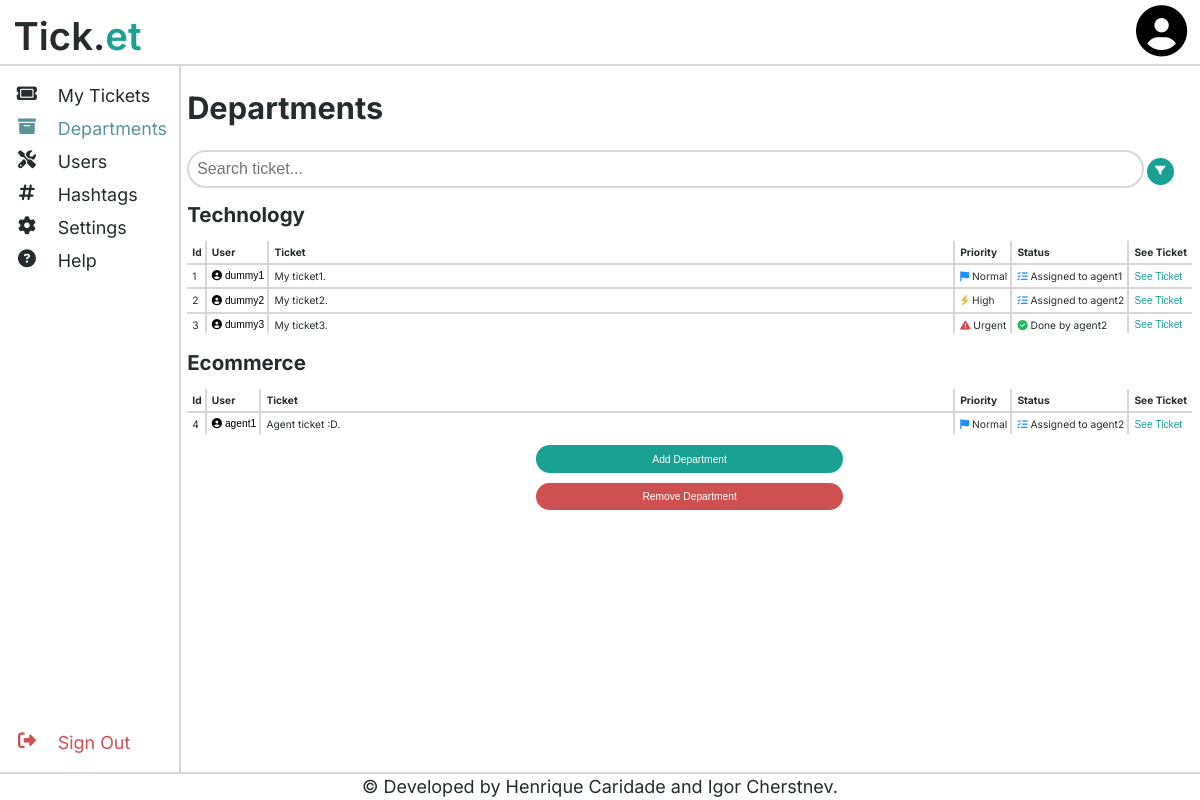
The page /index.php?page=departments (signed in) on the database its author committed.
### tables this page shows
CREATE TABLE Department (
    name STRING PRIMARY KEY NOT NULL,
    abbrev STRING UNIQUE NOT NULL
);

CREATE TABLE TicketModel (
    id INTEGER PRIMARY KEY NOT NULL,
    publisher STRING NOT NULL REFERENCES User(username),
    date DATETIME NOT NULL,
    subject STRING NOT NULL,
    text STRING NOT NULL,
    department STRING NOT NULL REFERENCES Department(username),
    priority STRING NOT NULL CHECK (priority IN ('Normal', 'High', 'Urgent')) DEFAULT 'Normal',
    status STRING NOT NULL CHECK (status IN ('Not Done', 'Done')) DEFAULT 'Not Done',
    agentUsername STRING REFERENCES User(username) DEFAULT NULL
);

### index.php (called while the page is built, shortened)
<?php
    include_once('./classes/session.php');
    $session = Session::getSession();
    if (isset($_GET['page'])) {
        switch ($_GET['page']) {
            case 'departments': include_once("./pages/department_page.php"); break;
        }
    } else {
        if ($session->isLoggedIn()) die(header('Location: ./index.php?page=dashboard'));
        else die(header('Location: ./index.php?page=login'));
    }
    drawPage($_GET);
?>

### classes/session.php (called while the page is built, shortened)
<?php
    class Session {
        static ?Session $instance = null;
        static function getSession() : Session {
            if (static::$instance === null)
                static::$instance = new Session();
            return static::$instance;
        }
        public function getSavedInput(string $attrib) : ?string {
            return $_SESSION[Session::INPUT][$attrib];
        }
        public function getMyRights(string $rights){
            return Session::getRights($_SESSION[Session::USERTYPE], $rights);
        }
        public static function getRights(string $userType, string $rights) {
            if($rights === User::USERTYPE_AGENT){
                return $userType === User::USERTYPE_AGENT or $userType === User::USERTYPE_ADMIN;
            }
            if($rights === User::USERTYPE_ADMIN){
                return $userType === User::USERTYPE_ADMIN;
            }
        }
    }
?>

### classes/department.php (called while the page is built, shortened)
<?php
    class Department{
        private function __construct(string $name, string $abbrev) {
            $this->name = $name;
        }
        private static function fromArray(array $department) : Department {
            return new Department($department["name"], $department["abbrev"]);
        }
        public static function getAllDepartments(PDO $db) : array {
            $stmt = $db->prepare('SELECT * FROM Department');
            $stmt->execute();
            $departmentArray = array();
            foreach($stmt->fetchAll() as $department){
                $departmentArray[] = Department::fromArray($department);
            }
            return $departmentArray;
        }
    }
?>

### classes/ticket.php (called while the page is built, shortened)
<?php
    require_once(dirname(__DIR__) . "/classes/filters.php");
    class Ticket {
        private function __construct(PDO $db, int $id, string $publisher, DateTime $date, string $subject, string $text, string $department, string $priority, string $status, ?string $agentUsername) {
            $this->id = $id;
            $this->subject = $subject;
        }
        private static function fromArray(PDO $db, array $ticket) : Ticket {
            return new Ticket($db, (int) $ticket['id'], $ticket['publisher'], new DateTime($ticket['date']), $ticket['subject'], $ticket['text'], $ticket['department'], $ticket['priority'], $ticket['status'], $ticket['agentUsername']);
        }
        public static function getFilteredTickets(PDO $db, string $department, Filters $filters, string $query = '') : array {
            $priorityArray = array_filter(array($filters->normal ? 'Normal' : null , $filters->high ? 'High' : null, $filters->urgent ? 'Urgent' : null), fn($val) => $val !== null);
            $cond = Filters::getFiltersCondition($filters);
            $stmt = $db->prepare('SELECT * FROM Ticket WHERE department = ? AND (date BETWEEN ? AND ?) AND ' . $cond . ' AND (subject LIKE ? OR text LIKE ?) AND priority IN (' . join(',', array_fill(0, sizeof($priorityArray), '?')) . ')');
            $query = '%' . str_replace(array('\\', '_', '%'), array('\\\\', '\\_', '\\%'), $query) . '%';
            $stmt->execute(array($department, $filters->from, $filters->to, $query, $query, ...$priorityArray));
            $tickets = $stmt->fetchAll();
            $ticketArray = array();
            foreach ($tickets as $ticket) {
                $ticketArray[] = Ticket::fromArray($db, $ticket);
            }
            return $ticketArray;
        }
    }
?>

### classes/filters.php (called while the page is built, shortened)
<?php
    class Filters {
        private function __construct(bool $normal, bool $high, bool $urgent, bool $unassigned, bool $assigned, bool $done, string $from, string $to) {
            $this->normal = $normal;
            $this->high = $high;
            $this->urgent = $urgent;
            $this->unassigned = $unassigned;
            $this->assigned = $assigned;
            $this->done = $done;
            $this->from = $from;
            $this->to = $to;
        }
        public static function getFilters(PDO $db, string $username) : ?Filters {
            $stmt = $db->prepare('SELECT * FROM Filters WHERE username = ?');
            $stmt->execute(array($username));
            $prefArray = $stmt->fetch();
            return new Filters($prefArray['filterNormal'], $prefArray['filterHigh'], $prefArray['filterUrgent'], $prefArray['filterUnassigned'],  $prefArray['filterAssigned'], $prefArray['filterDone'], $prefArray['filterDateFrom'], $prefArray['filterDateTo']);
        }
        public static function getFiltersCondition (Filters $Filters) : string {
            if ($Filters->unassigned) {
                if ($Filters->assigned) {
                    if ($Filters->done){
                        return 'TRUE';
                    } else {
                        return '(status = "Not Done")';
                    }
                } else {
                    if ($Filters->done){
                        return '((status = "Not Done" AND agentUsername IS NULL) OR (status = "Done" AND agentUsername IS NOT NULL))';
                    } else {
                        return '(status = "Not Done" AND agentUsername IS NULL)';
                    }
                }
            }
        }
    }
?>

### templates/ticket.php (the view, shortened to what this page needs)
<?php
    require_once(dirname(__DIR__) . "/classes/ticket.php");
    require_once(dirname(__DIR__) . "/templates/profile.php");
    require_once(dirname(__DIR__) . "/templates/priority.php");
    require_once(dirname(__DIR__) . "/templates/status.php");
?>
<?php
    function _drawTicketDepartment(Ticket $ticket) {
?>
        <tr class="ticket">
            <td class="ticket-id"><?=htmlentities($ticket->id)?></td>
            <td class="ticket-username"><?php drawProfile($ticket->publisher, true); ?></td>
            <td class="ticket-subject"><?=htmlentities($ticket->subject)?></td>
            <td class="ticket-priority"><?php drawPriority($ticket->priority); ?></td>
            <td class="ticket-status"><?php drawStatus($ticket->status, $ticket->agentUsername); ?></td>
            <td class="ticket-edit">
                <form class="ticket-form" action="./index.php" method="get">
                    <button type='submit' class="ticket-submit">See Ticket</button>
                </form>
            </td>
        </tr>
<?php
    }
    function drawTicketsDepartment(array $tickets, string $department) {
?>
    <h1> <?=htmlentities($department); ?></h1>
    <div class="scroll-wrapper">
        <table id="tickets">
            <thead>
                <tr>
                    <th style="width: 0;">Id</th>
                    <th style="width: 0;">User</th>
                    <th>Ticket</th>
                    <th style="width: 0;">Priority</th>
                    <th style="width: 0;">Status</th>
                    <th style="width: 0;">See Ticket</th>
                </tr>
            </thead>
            <tbody>
            <?php foreach ($tickets as $ticket) _drawTicketDepartment($ticket); ?>
            </tbody>
        </table>
    </div>
<?php
    }
?>

### pages/department_page.php (shortened to what this page needs)
<?php
    require_once(dirname(__DIR__) . "/templates/header.php");
    require_once(dirname(__DIR__) . "/templates/footer.php");
    require_once(dirname(__DIR__) . "/templates/sidebar.php");
    require_once(dirname(__DIR__) . "/templates/ticket.php");
    require_once(dirname(__DIR__) . "/templates/toast.php");
    require_once(dirname(__DIR__) . "/classes/session.php");
    require_once(dirname(__DIR__) . "/classes/department.php");
    require_once(dirname(__DIR__) . "/classes/ticket.php");
    require_once(dirname(__DIR__) . "/classes/filters.php");
    $session = Session::getSession();
    function drawPage(array $getArray) {
        global $session;
        $db = getDatabaseConnection();
        $departments = ($session->getMyRights(User::USERTYPE_ADMIN)) ?
            Department::getAllDepartments($db) :
            Department::getDepartmentsFromAgent($db, $_SESSION[Session::USERNAME]);
        $preferences = Filters::getFilters($db, $_SESSION[Session::USERNAME]);
        $query = $session->getSavedInput(Session::S_DEPARTMENT) ?? '';
?>
<main class="main-sidebar">
    <div class="page center-toast">
        <h1 class="title">Departments</h1>
        <input id="department-search" type="search" placeholder="Search ticket..." value="<?=$query?>">
        <button id="department-filters"><i class="fa-solid fa-filter"></i></button>
        <div id="department-tables">
            <?php
            foreach ($departments as $department) {
                $tickets = Ticket::getFilteredTickets($db, $department->name, $preferences, $query);
                drawTicketsDepartment($tickets, $department->name);
            }?>
        </div>
        <?php if ($session->getMyRights(User::USERTYPE_ADMIN)) { ?>
            <div class="big-button"><button id="department-add-button">Add Department</button></div>
            <div class="big-button"><button id="department-remove-button" class="red">Remove Department</button></div>
        <?php }
        ?>
    </div>
</main>
<?php
    }
?>

### templates/profile.php (shortened to what this page needs)
<?php
    function drawProfile(?string $username, bool $showUsername=false) {
?>
<div class="profile" data-user="<?=htmlentities($username)?>">
    <form class="other-profile-form" action="./index.php" method="get">
        <button type='submit' class="other-profile-submit">
            <i class="fa-solid fa-circle-user"></i>
        <?php if ($showUsername) { ?>
            <span class="username"><?=htmlentities($username)?></span>
        <?php } ?>
        </button>
    </form>
</div>
<?php
    }
?>

### templates/priority.php
<?php
    function drawPriority(string $priority) {
?>
<div class="priority">
    <?php if ($priority === 'Normal') { ?>
        <i class="fa-solid fa-flag"style="color: dodgerblue"></i>
    <?php } else if ($priority === 'High') { ?>
        <i class="fa-solid fa-bolt" style="color: var(--warning-color)"></i>
    <?php } else if ($priority === 'Urgent') { ?>
        <i class="fa-solid fa-triangle-exclamation" style="color: var(--error-color)"></i>
    <?php } ?>
    <span class="priority"><?=htmlentities($priority)?></span>
</div> <?php }?>

### templates/status.php (shortened to what this page needs)
<?php
    require_once(dirname(__DIR__) . "/templates/priority.php");
    require_once(dirname(__DIR__) . "/classes/ticket.php");
    ?>
    <?php
    function drawStatus(string $status, ?string $agentUsername=null) {
        $statusStr = $status;
?>
<div class="status">
    <?php if ($status === Ticket::UNASSIGNED) { ?>
        <i class="fa-solid fa-circle-xmark" style="color: gray;"></i>
    <?php } else if ($status === Ticket::ASSIGNED) { ?>
        <i class="fa-solid fa-list-check" style="color: dodgerblue"></i>
        <?php if ($agentUsername !== null) $statusStr .= " to " . $agentUsername;?>
    <?php } else if ($status === Ticket::DONE) { ?>
        <i class="fa-solid fa-circle-check" style="color: var(--success-color);"></i>
        <?php if ($agentUsername !== null) $statusStr .= " by " . $agentUsername;?>
    <?php } ?>
    <span class="status"><?=htmlentities($statusStr)?></span>
</div>
<?php } ?>

### rows shown on the page
department: name "Technology"
ticketmodel: id "1", publisher "dummy1", subject "My ticket1.", priority "Normal", agentUsername "Assigned to agent1"
ticketmodel: id "2", publisher "dummy2", subject "My ticket2.", priority "High", agentUsername "Assigned to agent2"
ticketmodel: id "3", publisher "dummy3", subject "My ticket3.", priority "Urgent", statusStr "Done by agent2"
department: name "Ecommerce"
ticketmodel: id "4", publisher "agent1", subject "Agent ticket :D.", priority "Normal", agentUsername "Assigned to agent2"
